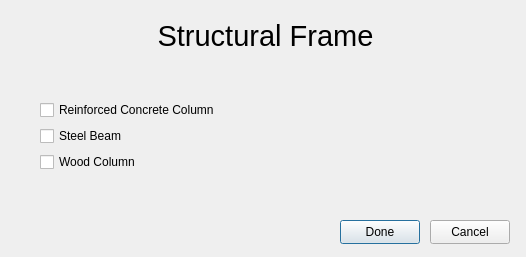
<?xml version="1.0" encoding="UTF-8"?>
<ui version="4.0">
 <class>Dialog</class>
 <widget class="QDialog" name="Dialog">
  <property name="geometry">
   <rect>
    <x>0</x>
    <y>0</y>
    <width>526</width>
    <height>257</height>
   </rect>
  </property>
  <property name="windowTitle">
   <string>Dialog</string>
  </property>
  <widget class="QPushButton" name="done_button">
   <property name="geometry">
    <rect>
     <x>340</x>
     <y>220</y>
     <width>80</width>
     <height>24</height>
    </rect>
   </property>
   <property name="text">
    <string>Done</string>
   </property>
  </widget>
  <widget class="QPushButton" name="cancel_button">
   <property name="geometry">
    <rect>
     <x>430</x>
     <y>220</y>
     <width>80</width>
     <height>24</height>
    </rect>
   </property>
   <property name="text">
    <string>Cancel</string>
   </property>
  </widget>
  <widget class="QLabel" name="material_label">
   <property name="geometry">
    <rect>
     <x>130</x>
     <y>20</y>
     <width>271</width>
     <height>31</height>
    </rect>
   </property>
   <property name="font">
    <font>
     <pointsize>22</pointsize>
    </font>
   </property>
   <property name="text">
    <string>Structural Frame</string>
   </property>
   <property name="alignment">
    <set>Qt::AlignCenter</set>
   </property>
  </widget>
  <widget class="QWidget" name="formLayoutWidget">
   <property name="geometry">
    <rect>
     <x>40</x>
     <y>100</y>
     <width>431</width>
     <height>80</height>
    </rect>
   </property>
   <layout class="QFormLayout" name="formLayout">
    <item row="0" column="0">
     <widget class="QCheckBox" name="reinforced_concrete_column">
      <property name="text">
       <string>Reinforced Concrete Column</string>
      </property>
     </widget>
    </item>
    <item row="2" column="0">
     <widget class="QCheckBox" name="wood_column">
      <property name="text">
       <string>Wood Column</string>
      </property>
     </widget>
    </item>
    <item row="1" column="0">
     <widget class="QCheckBox" name="steel_beam">
      <property name="text">
       <string>Steel Beam</string>
      </property>
     </widget>
    </item>
   </layout>
  </widget>
 </widget>
 <resources/>
 <connections>
  <connection>
   <sender>cancel_button</sender>
   <signal>clicked()</signal>
   <receiver>Dialog</receiver>
   <slot>reject()</slot>
   <hints>
    <hint type="sourcelabel">
     <x>474</x>
     <y>228</y>
    </hint>
    <hint type="destinationlabel">
     <x>487</x>
     <y>172</y>
    </hint>
   </hints>
  </connection>
  <connection>
   <sender>done_button</sender>
   <signal>clicked()</signal>
   <receiver>Dialog</receiver>
   <slot>accept()</slot>
   <hints>
    <hint type="sourcelabel">
     <x>382</x>
     <y>228</y>
    </hint>
    <hint type="destinationlabel">
     <x>401</x>
     <y>179</y>
    </hint>
   </hints>
  </connection>
 </connections>
</ui>
